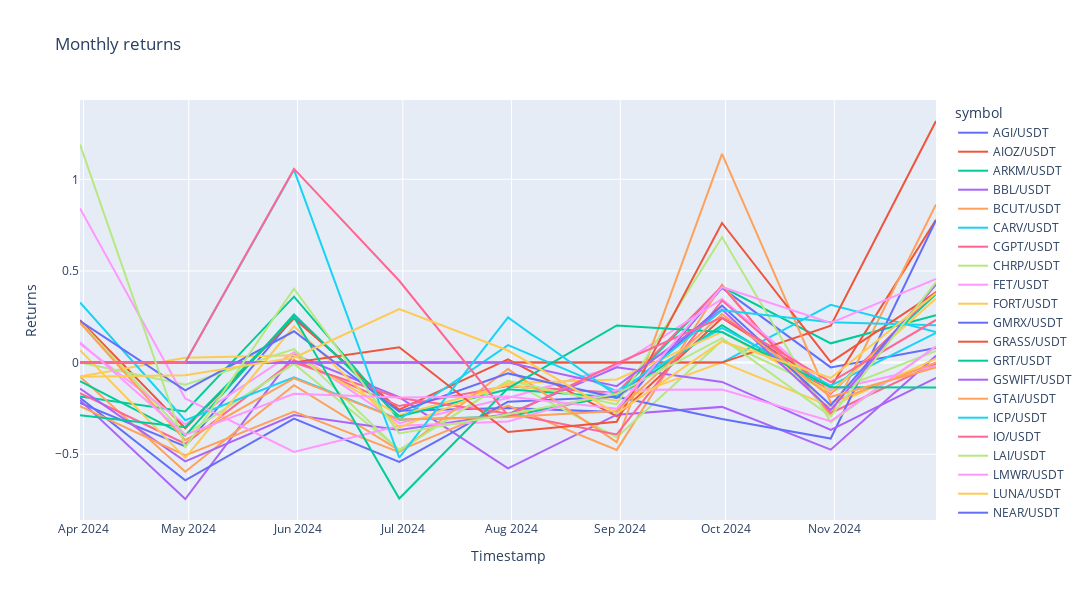

Notebook cell for this chart:
### Code cell
# Create a line plot with Plotly
fig = px.line(returns_df, x=returns_df.index, y=returns_df.columns, title="Monthly returns")
# Adjust the layout for a wider plot
fig.update_layout(width=1200, height=600, xaxis_title="Timestamp", yaxis_title="Returns")
# Show the interactive plot
fig.show()

### Figure 1 — Plotly figure (JSON) as saved in the notebook; plotly's stock layout.template omitted (floating-point values rounded to 4 significant figures)
{"data": [{"hovertemplate": "symbol=AGI/USDT<br>timestamp=%{x}<br>value=%{y}<extra></extra>", "legendgroup": "AGI/USDT", "line": {"color": "#636efa", "dash": "solid"}, "marker": {"symbol": "circle"}, "mode": "lines", "name": "AGI/USDT", "orientation": "v", "showlegend": true, "type": "scatter", "x": ["2024-03-31T00:00:00+00:00", "2024-04-30T00:00:00+00:00", "2024-05-31T00:00:00+00:00", "2024-06-30T00:00:00+00:00", "2024-07-31T00:00:00+00:00", "2024-08-31T00:00:00+00:00", "2024-09-30T00:00:00+00:00", "2024-10-31T00:00:00+00:00", "2024-11-30T00:00:00+00:00"], "xaxis": "x", "y": [-0.2204, -0.4573, 0.2462, -0.262, -0.2477, -0.2701, 0.4077, -0.02624, 0.07934], "yaxis": "y"}, {"hovertemplate": "symbol=AIOZ/USDT<br>timestamp=%{x}<br>value=%{y}<extra></extra>", "legendgroup": "AIOZ/USDT", "line": {"color": "#EF553B", "dash": "solid"}, "marker": {"symbol": "circle"}, "mode": "lines", "name": "AIOZ/USDT", "orientation": "v", "showlegend": true, "type": "scatter", "x": ["2024-03-31T00:00:00+00:00", "2024-04-30T00:00:00+00:00", "2024-05-31T00:00:00+00:00", "2024-06-30T00:00:00+00:00", "2024-07-31T00:00:00+00:00", "2024-08-31T00:00:00+00:00", "2024-09-30T00:00:00+00:00", "2024-10-31T00:00:00+00:00", "2024-11-30T00:00:00+00:00"], "xaxis": "x", "y": [0.2319, -0.3582, 0.2406, -0.2567, 0.01778, -0.2932, 0.2439, -0.1339, 0.7785], "yaxis": "y"}, {"hovertemplate": "symbol=ARKM/USDT<br>timestamp=%{x}<br>value=%{y}<extra></extra>", "legendgroup": "ARKM/USDT", "line": {"color": "#00cc96", "dash": "solid"}, "marker": {"symbol": "circle"}, "mode": "lines", "name": "ARKM/USDT", "orientation": "v", "showlegend": true, "type": "scatter", "x": ["2024-03-31T00:00:00+00:00", "2024-04-30T00:00:00+00:00", "2024-05-31T00:00:00+00:00", "2024-06-30T00:00:00+00:00", "2024-07-31T00:00:00+00:00", "2024-08-31T00:00:00+00:00", "2024-09-30T00:00:00+00:00", "2024-10-31T00:00:00+00:00", "2024-11-30T00:00:00+00:00"], "xaxis": "x", "y": [-0.1853, -0.2661, 0.3597, -0.3122, -0.2936, -0.1773, 0.4133, 0.1051, 0.258], "yaxis": "y"}, {"hovertemplate": "symbol=BBL/USDT<br>timestamp=%{x}<br>value=%{y}<extra></extra>", "legendgroup": "BBL/USDT", "line": {"color": "#ab63fa", "dash": "solid"}, "marker": {"symbol": "circle"}, "mode": "lines", "name": "BBL/USDT", "orientation": "v", "showlegend": true, "type": "scatter", "x": ["2024-03-31T00:00:00+00:00", "2024-04-30T00:00:00+00:00", "2024-05-31T00:00:00+00:00", "2024-06-30T00:00:00+00:00", "2024-07-31T00:00:00+00:00", "2024-08-31T00:00:00+00:00", "2024-09-30T00:00:00+00:00", "2024-10-31T00:00:00+00:00", "2024-11-30T00:00:00+00:00"], "xaxis": "x", "y": [-0.2052, -0.7442, 0.04253, -0.1885, -0.5775, -0.2843, -0.2416, -0.4752, 0.03704], "yaxis": "y"}, {"hovertemplate": "symbol=BCUT/USDT<br>timestamp=%{x}<br>value=%{y}<extra></extra>", "legendgroup": "BCUT/USDT", "line": {"color": "#FFA15A", "dash": "solid"}, "marker": {"symbol": "circle"}, "mode": "lines", "name": "BCUT/USDT", "orientation": "v", "showlegend": true, "type": "scatter", "x": ["2024-03-31T00:00:00+00:00", "2024-04-30T00:00:00+00:00", "2024-05-31T00:00:00+00:00", "2024-06-30T00:00:00+00:00", "2024-07-31T00:00:00+00:00", "2024-08-31T00:00:00+00:00", "2024-09-30T00:00:00+00:00", "2024-10-31T00:00:00+00:00", "2024-11-30T00:00:00+00:00"], "xaxis": "x", "y": [-0.07656, -0.5958, -0.1236, -0.4792, -0.235, -0.4763, 0.4255, -0.2883, 0.8628], "yaxis": "y"}, {"hovertemplate": "symbol=CARV/USDT<br>timestamp=%{x}<br>value=%{y}<extra></extra>", "legendgroup": "CARV/USDT", "line": {"color": "#19d3f3", "dash": "solid"}, "marker": {"symbol": "circle"}, "mode": "lines", "name": "CARV/USDT", "orientation": "v", "showlegend": true, "type": "scatter", "x": ["2024-03-31T00:00:00+00:00", "2024-04-30T00:00:00+00:00", "2024-05-31T00:00:00+00:00", "2024-06-30T00:00:00+00:00", "2024-07-31T00:00:00+00:00", "2024-08-31T00:00:00+00:00", "2024-09-30T00:00:00+00:00", "2024-10-31T00:00:00+00:00", "2024-11-30T00:00:00+00:00"], "xaxis": "x", "y": [0, 0, 0, 0, 0, 0, 0, 0.3152, 0.1665], "yaxis": "y"}, {"hovertemplate": "symbol=CGPT/USDT<br>timestamp=%{x}<br>value=%{y}<extra></extra>", "legendgroup": "CGPT/USDT", "line": {"color": "#FF6692", "dash": "solid"}, "marker": {"symbol": "circle"}, "mode": "lines", "name": "CGPT/USDT", "orientation": "v", "showlegend": true, "type": "scatter", "x": ["2024-03-31T00:00:00+00:00", "2024-04-30T00:00:00+00:00", "2024-05-31T00:00:00+00:00", "2024-06-30T00:00:00+00:00", "2024-07-31T00:00:00+00:00", "2024-08-31T00:00:00+00:00", "2024-09-30T00:00:00+00:00", "2024-10-31T00:00:00+00:00", "2024-11-30T00:00:00+00:00"], "xaxis": "x", "y": [-0.1672, -0.4428, 0.01289, -0.2371, -0.1284, -0.1639, 0.4169, -0.2745, -0.005203], "yaxis": "y"}, {"hovertemplate": "symbol=CHRP/USDT<br>timestamp=%{x}<br>value=%{y}<extra></extra>", "legendgroup": "CHRP/USDT", "line": {"color": "#B6E880", "dash": "solid"}, "marker": {"symbol": "circle"}, "mode": "lines", "name": "CHRP/USDT", "orientation": "v", "showlegend": true, "type": "scatter", "x": ["2024-03-31T00:00:00+00:00", "2024-04-30T00:00:00+00:00", "2024-05-31T00:00:00+00:00", "2024-06-30T00:00:00+00:00", "2024-07-31T00:00:00+00:00", "2024-08-31T00:00:00+00:00", "2024-09-30T00:00:00+00:00", "2024-10-31T00:00:00+00:00", "2024-11-30T00:00:00+00:00"], "xaxis": "x", "y": [0.2232, -0.3927, -0.006673, -0.4757, -0.09807, -0.407, 0.1192, -0.1611, 0.06315], "yaxis": "y"}, {"hovertemplate": "symbol=FET/USDT<br>timestamp=%{x}<br>value=%{y}<extra></extra>", "legendgroup": "FET/USDT", "line": {"color": "#FF97FF", "dash": "solid"}, "marker": {"symbol": "circle"}, "mode": "lines", "name": "FET/USDT", "orientation": "v", "showlegend": true, "type": "scatter", "x": ["2024-03-31T00:00:00+00:00", "2024-04-30T00:00:00+00:00", "2024-05-31T00:00:00+00:00", "2024-06-30T00:00:00+00:00", "2024-07-31T00:00:00+00:00", "2024-08-31T00:00:00+00:00", "2024-09-30T00:00:00+00:00", "2024-10-31T00:00:00+00:00", "2024-11-30T00:00:00+00:00"], "xaxis": "x", "y": [0.1026, -0.3368, 0.05696, -0.3305, -0.1929, -0.02138, 0.3473, -0.1486, -0.0182], "yaxis": "y"}, {"hovertemplate": "symbol=FORT/USDT<br>timestamp=%{x}<br>value=%{y}<extra></extra>", "legendgroup": "FORT/USDT", "line": {"color": "#FECB52", "dash": "solid"}, "marker": {"symbol": "circle"}, "mode": "lines", "name": "FORT/USDT", "orientation": "v", "showlegend": true, "type": "scatter", "x": ["2024-03-31T00:00:00+00:00", "2024-04-30T00:00:00+00:00", "2024-05-31T00:00:00+00:00", "2024-06-30T00:00:00+00:00", "2024-07-31T00:00:00+00:00", "2024-08-31T00:00:00+00:00", "2024-09-30T00:00:00+00:00", "2024-10-31T00:00:00+00:00", "2024-11-30T00:00:00+00:00"], "xaxis": "x", "y": [-0.07613, 0.02675, 0.03992, -0.2865, -0.1206, -0.2086, 0.001627, -0.2388, 0.02134], "yaxis": "y"}, {"hovertemplate": "symbol=GMRX/USDT<br>timestamp=%{x}<br>value=%{y}<extra></extra>", "legendgroup": "GMRX/USDT", "line": {"color": "#636efa", "dash": "solid"}, "marker": {"symbol": "circle"}, "mode": "lines", "name": "GMRX/USDT", "orientation": "v", "showlegend": true, "type": "scatter", "x": ["2024-03-31T00:00:00+00:00", "2024-04-30T00:00:00+00:00", "2024-05-31T00:00:00+00:00", "2024-06-30T00:00:00+00:00", "2024-07-31T00:00:00+00:00", "2024-08-31T00:00:00+00:00", "2024-09-30T00:00:00+00:00", "2024-10-31T00:00:00+00:00", "2024-11-30T00:00:00+00:00"], "xaxis": "x", "y": [-0.1918, -0.6424, -0.3058, -0.5419, -0.2131, -0.1868, -0.3076, -0.4143, 0.7776], "yaxis": "y"}, {"hovertemplate": "symbol=GRASS/USDT<br>timestamp=%{x}<br>value=%{y}<extra></extra>", "legendgroup": "GRASS/USDT", "line": {"color": "#EF553B", "dash": "solid"}, "marker": {"symbol": "circle"}, "mode": "lines", "name": "GRASS/USDT", "orientation": "v", "showlegend": true, "type": "scatter", "x": ["2024-03-31T00:00:00+00:00", "2024-04-30T00:00:00+00:00", "2024-05-31T00:00:00+00:00", "2024-06-30T00:00:00+00:00", "2024-07-31T00:00:00+00:00", "2024-08-31T00:00:00+00:00", "2024-09-30T00:00:00+00:00", "2024-10-31T00:00:00+00:00", "2024-11-30T00:00:00+00:00"], "xaxis": "x", "y": [0, 0, 0, 0, 0, 0, 0, 0.2015, 1.318], "yaxis": "y"}, {"hovertemplate": "symbol=GRT/USDT<br>timestamp=%{x}<br>value=%{y}<extra></extra>", "legendgroup": "GRT/USDT", "line": {"color": "#00cc96", "dash": "solid"}, "marker": {"symbol": "circle"}, "mode": "lines", "name": "GRT/USDT", "orientation": "v", "showlegend": true, "type": "scatter", "x": ["2024-03-31T00:00:00+00:00", "2024-04-30T00:00:00+00:00", "2024-05-31T00:00:00+00:00", "2024-06-30T00:00:00+00:00", "2024-07-31T00:00:00+00:00", "2024-08-31T00:00:00+00:00", "2024-09-30T00:00:00+00:00", "2024-10-31T00:00:00+00:00", "2024-11-30T00:00:00+00:00"], "xaxis": "x", "y": [-0.101, -0.3983, 0.2621, -0.2934, -0.146, -0.1898, 0.2041, -0.1616, 0.3729], "yaxis": "y"}, {"hovertemplate": "symbol=GSWIFT/USDT<br>timestamp=%{x}<br>value=%{y}<extra></extra>", "legendgroup": "GSWIFT/USDT", "line": {"color": "#ab63fa", "dash": "solid"}, "marker": {"symbol": "circle"}, "mode": "lines", "name": "GSWIFT/USDT", "orientation": "v", "showlegend": true, "type": "scatter", "x": ["2024-03-31T00:00:00+00:00", "2024-04-30T00:00:00+00:00", "2024-05-31T00:00:00+00:00", "2024-06-30T00:00:00+00:00", "2024-07-31T00:00:00+00:00", "2024-08-31T00:00:00+00:00", "2024-09-30T00:00:00+00:00", "2024-10-31T00:00:00+00:00", "2024-11-30T00:00:00+00:00"], "xaxis": "x", "y": [-0.142, -0.5386, -0.2865, -0.3681, -0.2809, -0.02552, -0.1055, -0.3672, -0.08288], "yaxis": "y"}, {"hovertemplate": "symbol=GTAI/USDT<br>timestamp=%{x}<br>value=%{y}<extra></extra>", "legendgroup": "GTAI/USDT", "line": {"color": "#FFA15A", "dash": "solid"}, "marker": {"symbol": "circle"}, "mode": "lines", "name": "GTAI/USDT", "orientation": "v", "showlegend": true, "type": "scatter", "x": ["2024-03-31T00:00:00+00:00", "2024-04-30T00:00:00+00:00", "2024-05-31T00:00:00+00:00", "2024-06-30T00:00:00+00:00", "2024-07-31T00:00:00+00:00", "2024-08-31T00:00:00+00:00", "2024-09-30T00:00:00+00:00", "2024-10-31T00:00:00+00:00", "2024-11-30T00:00:00+00:00"], "xaxis": "x", "y": [-0.2372, -0.5065, -0.2671, -0.489, -0.0353, -0.4342, 1.138, -0.2192, 0.001286], "yaxis": "y"}, {"hovertemplate": "symbol=ICP/USDT<br>timestamp=%{x}<br>value=%{y}<extra></extra>", "legendgroup": "ICP/USDT", "line": {"color": "#19d3f3", "dash": "solid"}, "marker": {"symbol": "circle"}, "mode": "lines", "name": "ICP/USDT", "orientation": "v", "showlegend": true, "type": "scatter", "x": ["2024-03-31T00:00:00+00:00", "2024-04-30T00:00:00+00:00", "2024-05-31T00:00:00+00:00", "2024-06-30T00:00:00+00:00", "2024-07-31T00:00:00+00:00", "2024-08-31T00:00:00+00:00", "2024-09-30T00:00:00+00:00", "2024-10-31T00:00:00+00:00", "2024-11-30T00:00:00+00:00"], "xaxis": "x", "y": [0.3278, -0.3142, -0.07971, -0.3104, 0.09516, -0.1555, 0.1894, -0.1259, 0.1627], "yaxis": "y"}, {"hovertemplate": "symbol=IO/USDT<br>timestamp=%{x}<br>value=%{y}<extra></extra>", "legendgroup": "IO/USDT", "line": {"color": "#FF6692", "dash": "solid"}, "marker": {"symbol": "circle"}, "mode": "lines", "name": "IO/USDT", "orientation": "v", "showlegend": true, "type": "scatter", "x": ["2024-03-31T00:00:00+00:00", "2024-04-30T00:00:00+00:00", "2024-05-31T00:00:00+00:00", "2024-06-30T00:00:00+00:00", "2024-07-31T00:00:00+00:00", "2024-08-31T00:00:00+00:00", "2024-09-30T00:00:00+00:00", "2024-10-31T00:00:00+00:00", "2024-11-30T00:00:00+00:00"], "xaxis": "x", "y": [0, 0, 0, -0.1934, -0.2775, -0.3921, 0.3382, -0.1698, 0.3871], "yaxis": "y"}, {"hovertemplate": "symbol=LAI/USDT<br>timestamp=%{x}<br>value=%{y}<extra></extra>", "legendgroup": "LAI/USDT", "line": {"color": "#B6E880", "dash": "solid"}, "marker": {"symbol": "circle"}, "mode": "lines", "name": "LAI/USDT", "orientation": "v", "showlegend": true, "type": "scatter", "x": ["2024-03-31T00:00:00+00:00", "2024-04-30T00:00:00+00:00", "2024-05-31T00:00:00+00:00", "2024-06-30T00:00:00+00:00", "2024-07-31T00:00:00+00:00", "2024-08-31T00:00:00+00:00", "2024-09-30T00:00:00+00:00", "2024-10-31T00:00:00+00:00", "2024-11-30T00:00:00+00:00"], "xaxis": "x", "y": [0, -0.1206, 0.0736, -0.4799, -0.09931, -0.2282, 0.6846, -0.3259, 0.08782], "yaxis": "y"}, {"hovertemplate": "symbol=LMWR/USDT<br>timestamp=%{x}<br>value=%{y}<extra></extra>", "legendgroup": "LMWR/USDT", "line": {"color": "#FF97FF", "dash": "solid"}, "marker": {"symbol": "circle"}, "mode": "lines", "name": "LMWR/USDT", "orientation": "v", "showlegend": true, "type": "scatter", "x": ["2024-03-31T00:00:00+00:00", "2024-04-30T00:00:00+00:00", "2024-05-31T00:00:00+00:00", "2024-06-30T00:00:00+00:00", "2024-07-31T00:00:00+00:00", "2024-08-31T00:00:00+00:00", "2024-09-30T00:00:00+00:00", "2024-10-31T00:00:00+00:00", "2024-11-30T00:00:00+00:00"], "xaxis": "x", "y": [0.8415, -0.1959, -0.4875, -0.3446, -0.3208, -0.1482, -0.1471, -0.3196, 0.08836], "yaxis": "y"}, {"hovertemplate": "symbol=LUNA/USDT<br>timestamp=%{x}<br>value=%{y}<extra></extra>", "legendgroup": "LUNA/USDT", "line": {"color": "#FECB52", "dash": "solid"}, "marker": {"symbol": "circle"}, "mode": "lines", "name": "LUNA/USDT", "orientation": "v", "showlegend": true, "type": "scatter", "x": ["2024-03-31T00:00:00+00:00", "2024-04-30T00:00:00+00:00", "2024-05-31T00:00:00+00:00", "2024-06-30T00:00:00+00:00", "2024-07-31T00:00:00+00:00", "2024-08-31T00:00:00+00:00", "2024-09-30T00:00:00+00:00", "2024-10-31T00:00:00+00:00", "2024-11-30T00:00:00+00:00"], "xaxis": "x", "y": [0.06789, -0.5195, 0.1983, -0.3542, -0.1122, -0.09236, 0.1672, -0.1613, 0.3501], "yaxis": "y"}, {"hovertemplate": "symbol=NEAR/USDT<br>timestamp=%{x}<br>value=%{y}<extra></extra>", "legendgroup": "NEAR/USDT", "line": {"color": "#636efa", "dash": "solid"}, "marker": {"symbol": "circle"}, "mode": "lines", "name": "NEAR/USDT", "orientation": "v", "showlegend": true, "type": "scatter", "x": ["2024-03-31T00:00:00+00:00", "2024-04-30T00:00:00+00:00", "2024-05-31T00:00:00+00:00", "2024-06-30T00:00:00+00:00", "2024-07-31T00:00:00+00:00", "2024-08-31T00:00:00+00:00", "2024-09-30T00:00:00+00:00", "2024-10-31T00:00:00+00:00", "2024-11-30T00:00:00+00:00"], "xaxis": "x", "y": [0.2263, -0.1512, 0.1708, -0.2682, -0.05893, -0.1921, 0.3108, -0.2331, 0.4283], "yaxis": "y"}, {"hovertemplate": "symbol=NRN/USDT<br>timestamp=%{x}<br>value=%{y}<extra></extra>", "legendgroup": "NRN/USDT", "line": {"color": "#EF553B", "dash": "solid"}, "marker": {"symbol": "circle"}, "mode": "lines", "name": "NRN/USDT", "orientation": "v", "showlegend": true, "type": "scatter", "x": ["2024-03-31T00:00:00+00:00", "2024-04-30T00:00:00+00:00", "2024-05-31T00:00:00+00:00", "2024-06-30T00:00:00+00:00", "2024-07-31T00:00:00+00:00", "2024-08-31T00:00:00+00:00", "2024-09-30T00:00:00+00:00", "2024-10-31T00:00:00+00:00", "2024-11-30T00:00:00+00:00"], "xaxis": "x", "y": [0, 0, 0, 0.08333, -0.3791, -0.3231, 0.7617, 0.002909, 0.3828], "yaxis": "y"}, {"hovertemplate": "symbol=RAIN/USDT<br>timestamp=%{x}<br>value=%{y}<extra></extra>", "legendgroup": "RAIN/USDT", "line": {"color": "#00cc96", "dash": "solid"}, "marker": {"symbol": "circle"}, "mode": "lines", "name": "RAIN/USDT", "orientation": "v", "showlegend": true, "type": "scatter", "x": ["2024-03-31T00:00:00+00:00", "2024-04-30T00:00:00+00:00", "2024-05-31T00:00:00+00:00", "2024-06-30T00:00:00+00:00", "2024-07-31T00:00:00+00:00", "2024-08-31T00:00:00+00:00", "2024-09-30T00:00:00+00:00", "2024-10-31T00:00:00+00:00", "2024-11-30T00:00:00+00:00"], "xaxis": "x", "y": [-0.2868, -0.3531, 0.2484, -0.7417, -0.1408, 0.2025, 0.1669, -0.1351, -0.1356], "yaxis": "y"}, {"hovertemplate": "symbol=RENDER/USDT<br>timestamp=%{x}<br>value=%{y}<extra></extra>", "legendgroup": "RENDER/USDT", "line": {"color": "#ab63fa", "dash": "solid"}, "marker": {"symbol": "circle"}, "mode": "lines", "name": "RENDER/USDT", "orientation": "v", "showlegend": true, "type": "scatter", "x": ["2024-03-31T00:00:00+00:00", "2024-04-30T00:00:00+00:00", "2024-05-31T00:00:00+00:00", "2024-06-30T00:00:00+00:00", "2024-07-31T00:00:00+00:00", "2024-08-31T00:00:00+00:00", "2024-09-30T00:00:00+00:00", "2024-10-31T00:00:00+00:00", "2024-11-30T00:00:00+00:00"], "xaxis": "x", "y": [0, 0, 0, 0, 0, -0.1286, 0.2891, -0.2584, 0.4267], "yaxis": "y"}, {"hovertemplate": "symbol=RSS3/USDT<br>timestamp=%{x}<br>value=%{y}<extra></extra>", "legendgroup": "RSS3/USDT", "line": {"color": "#FFA15A", "dash": "solid"}, "marker": {"symbol": "circle"}, "mode": "lines", "name": "RSS3/USDT", "orientation": "v", "showlegend": true, "type": "scatter", "x": ["2024-03-31T00:00:00+00:00", "2024-04-30T00:00:00+00:00", "2024-05-31T00:00:00+00:00", "2024-06-30T00:00:00+00:00", "2024-07-31T00:00:00+00:00", "2024-08-31T00:00:00+00:00", "2024-09-30T00:00:00+00:00", "2024-10-31T00:00:00+00:00", "2024-11-30T00:00:00+00:00"], "xaxis": "x", "y": [0.2175, -0.4235, -0.08588, -0.3111, -0.2965, -0.2639, 0.2655, -0.1867, -0.02628], "yaxis": "y"}, {"hovertemplate": "symbol=SPEC/USDT<br>timestamp=%{x}<br>value=%{y}<extra></extra>", "legendgroup": "SPEC/USDT", "line": {"color": "#19d3f3", "dash": "solid"}, "marker": {"symbol": "circle"}, "mode": "lines", "name": "SPEC/USDT", "orientation": "v", "showlegend": true, "type": "scatter", "x": ["2024-03-31T00:00:00+00:00", "2024-04-30T00:00:00+00:00", "2024-05-31T00:00:00+00:00", "2024-06-30T00:00:00+00:00", "2024-07-31T00:00:00+00:00", "2024-08-31T00:00:00+00:00", "2024-09-30T00:00:00+00:00", "2024-10-31T00:00:00+00:00", "2024-11-30T00:00:00+00:00"], "xaxis": "x", "y": [0, 0, 1.052, -0.5188, 0.2463, -0.1795, 0.2857, 0.2207, 0.2041], "yaxis": "y"}, {"hovertemplate": "symbol=TAI/USDT<br>timestamp=%{x}<br>value=%{y}<extra></extra>", "legendgroup": "TAI/USDT", "line": {"color": "#FF6692", "dash": "solid"}, "marker": {"symbol": "circle"}, "mode": "lines", "name": "TAI/USDT", "orientation": "v", "showlegend": true, "type": "scatter", "x": ["2024-03-31T00:00:00+00:00", "2024-04-30T00:00:00+00:00", "2024-05-31T00:00:00+00:00", "2024-06-30T00:00:00+00:00", "2024-07-31T00:00:00+00:00", "2024-08-31T00:00:00+00:00", "2024-09-30T00:00:00+00:00", "2024-10-31T00:00:00+00:00", "2024-11-30T00:00:00+00:00"], "xaxis": "x", "y": [0, 0, 1.057, 0.4465, -0.2883, -0.004909, 0.2469, -0.1069, 0.2326], "yaxis": "y"}, {"hovertemplate": "symbol=TOKEN/USDT<br>timestamp=%{x}<br>value=%{y}<extra></extra>", "legendgroup": "TOKEN/USDT", "line": {"color": "#B6E880", "dash": "solid"}, "marker": {"symbol": "circle"}, "mode": "lines", "name": "TOKEN/USDT", "orientation": "v", "showlegend": true, "type": "scatter", "x": ["2024-03-31T00:00:00+00:00", "2024-04-30T00:00:00+00:00", "2024-05-31T00:00:00+00:00", "2024-06-30T00:00:00+00:00", "2024-07-31T00:00:00+00:00", "2024-08-31T00:00:00+00:00", "2024-09-30T00:00:00+00:00", "2024-10-31T00:00:00+00:00", "2024-11-30T00:00:00+00:00"], "xaxis": "x", "y": [1.19, -0.4625, 0.4034, -0.3866, -0.2818, -0.1707, 0.1334, -0.2936, 0.4393], "yaxis": "y"}, {"hovertemplate": "symbol=TRVL/USDT<br>timestamp=%{x}<br>value=%{y}<extra></extra>", "legendgroup": "TRVL/USDT", "line": {"color": "#FF97FF", "dash": "solid"}, "marker": {"symbol": "circle"}, "mode": "lines", "name": "TRVL/USDT", "orientation": "v", "showlegend": true, "type": "scatter", "x": ["2024-03-31T00:00:00+00:00", "2024-04-30T00:00:00+00:00", "2024-05-31T00:00:00+00:00", "2024-06-30T00:00:00+00:00", "2024-07-31T00:00:00+00:00", "2024-08-31T00:00:00+00:00", "2024-09-30T00:00:00+00:00", "2024-10-31T00:00:00+00:00", "2024-11-30T00:00:00+00:00"], "xaxis": "x", "y": [0.1116, -0.3941, -0.1697, -0.1901, -0.1844, -0.2515, 0.4124, 0.2162, 0.4568], "yaxis": "y"}, {"hovertemplate": "symbol=ZIG/USDT<br>timestamp=%{x}<br>value=%{y}<extra></extra>", "legendgroup": "ZIG/USDT", "line": {"color": "#FECB52", "dash": "solid"}, "marker": {"symbol": "circle"}, "mode": "lines", "name": "ZIG/USDT", "orientation": "v", "showlegend": true, "type": "scatter", "x": ["2024-03-31T00:00:00+00:00", "2024-04-30T00:00:00+00:00", "2024-05-31T00:00:00+00:00", "2024-06-30T00:00:00+00:00", "2024-07-31T00:00:00+00:00", "2024-08-31T00:00:00+00:00", "2024-09-30T00:00:00+00:00", "2024-10-31T00:00:00+00:00", "2024-11-30T00:00:00+00:00"], "xaxis": "x", "y": [-0.0778, -0.0692, 0.02633, 0.2914, 0.06586, -0.2788, 0.1174, -0.08425, 0.3779], "yaxis": "y"}], "layout": {"height": 600, "legend": {"title": {"text": "symbol"}, "tracegroupgap": 0}, "title": {"text": "Monthly returns"}, "width": 1200, "xaxis": {"anchor": "y", "domain": [0, 1], "title": {"text": "Timestamp"}}, "yaxis": {"anchor": "x", "domain": [0, 1], "title": {"text": "Returns"}}}}
